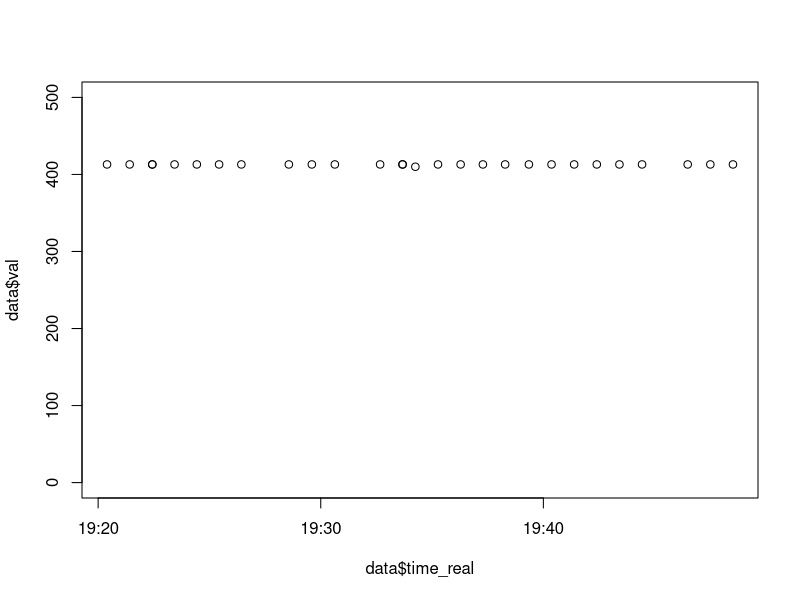
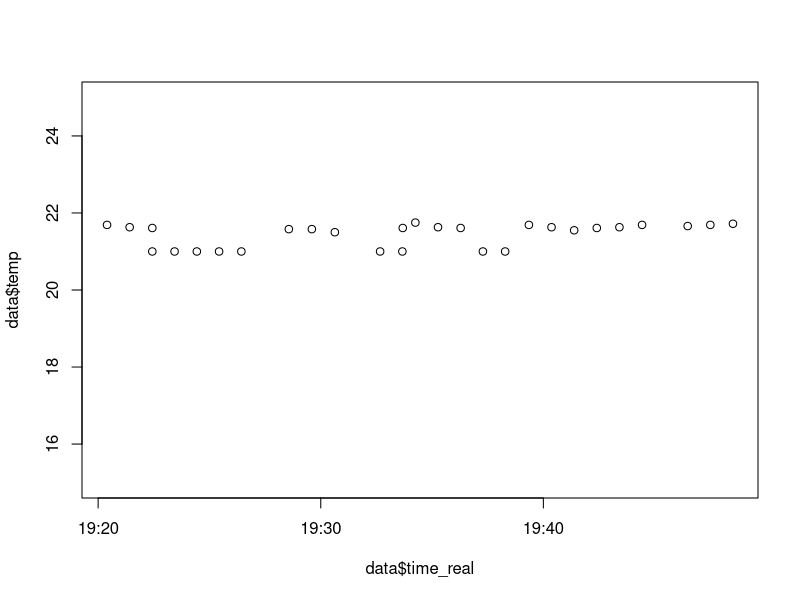
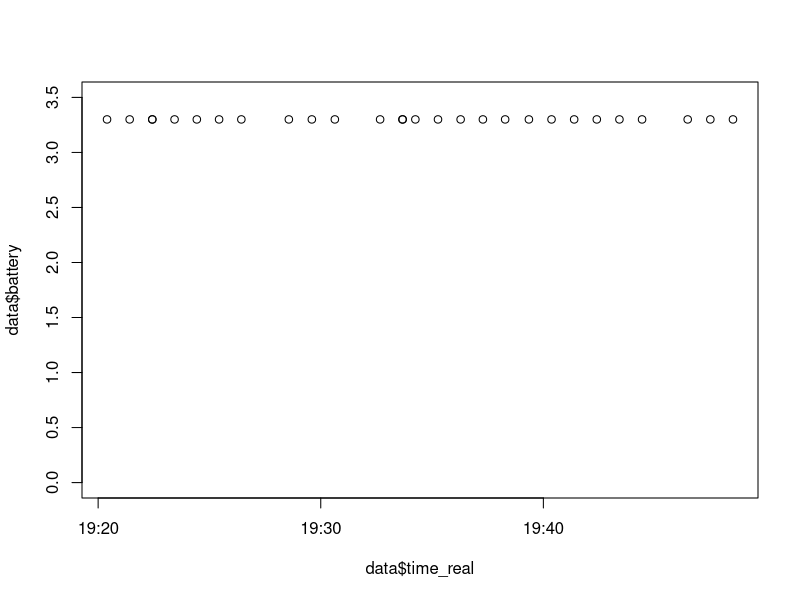
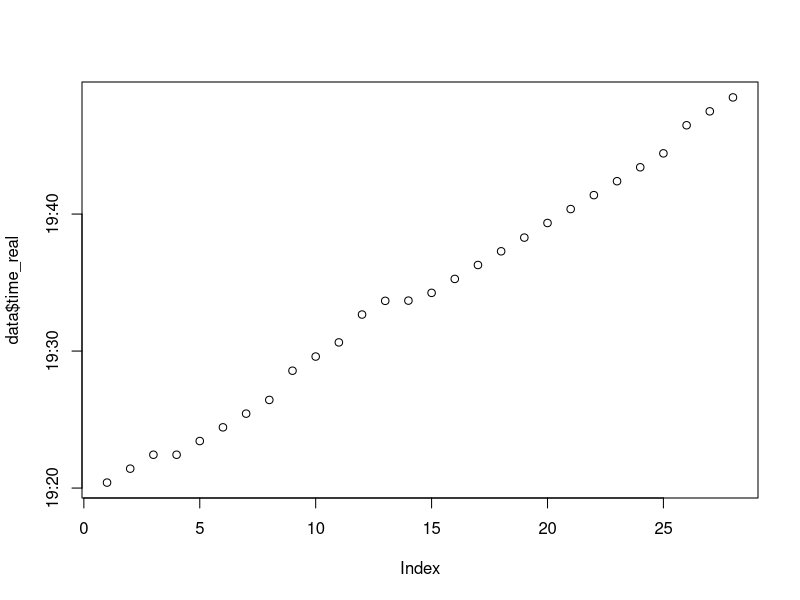
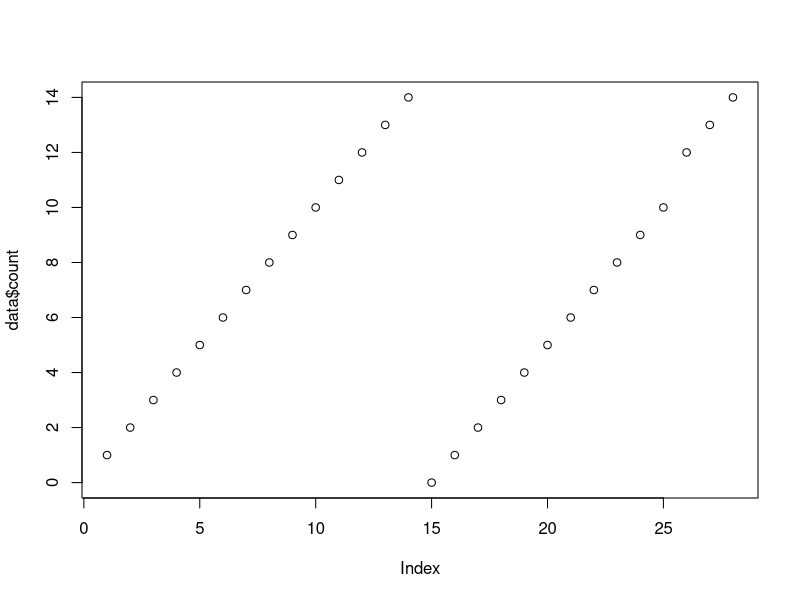

These charts were generated, in order, by the following R code: (Note: this script raises an error after producing the figures.)
Vref = 2.048 #ADC Voltage Reference
N = 16 #ADC Set to 16 bit resolution
LSB = ((2*Vref)/2^N) #Least Significant Bit (in volts)
PGA = 1 #Programmable Gain Amplifier (Set to 1)
L = 50 #Length of Linear Sensor

setwd("~/Documents/Projects/UAF/dendrometer/data/2017-03-07-testing/")
##--Load In Data--##
data = data.frame(read.csv("101_10.csv"))
#Sensor Address, Unix Time Stamp, ADC Value, Temperature, Battery Voltage, Excitation Voltage, Number of send attamps
names(data) <- c("sensor_num", "time", "val", "temp", "battery", "count") 
data$time_real = as.POSIXct(data$time, origin="1970-01-01") #Convert time to POSIX

plot(data$val~data$time_real, ylim=c(0,500))
plot(data$temp~data$time_real, ylim=c(15,25))
plot(data$battery~data$time_real, ylim=c(0, 3.5))
plot(data$time_real)
plot(data$count)







dateTime1 <- strptime("0:00 2016/1/01", format="%H:%M %Y/%m/%d", tz="America/Anchorage")
dateTime2 <- strptime("0:00 2017/12/01", format="%H:%M %Y/%m/%d", tz="America/Anchorage")
subSample <- data[data$time_real < dateTime2 & data$time_real > dateTime1, ]

subSample$Iv = subSample$val*(LSB/PGA) #Caluclate Input Voltage (Iv)
subSample$position = ((subSample$Iv/subSample$Ev)*L) #Calculate Position of Slider

subSample$change = subSample[,10] - subSample[1,10] #calculate the change in diameter of the tree
dataTrim = subSample[0:(nrow(subSample)-1),0:11]
par(
  cex = "1.1",
  cex.sub="0.8",
  lwd = "2"
  )
plot(
  change~time_real, 
  data = dataTrim, 
  main="Change in Diameter",
  sub="dendro_100.4",
  xlab="Time",
  ylab="Millimeters",
  type = "l"
  )


plot(subSample$Ev~subSample$time_real, type = "l", ylim=c(1, 2.2))
plot(subSample$temp~subSample$time_real, type = "l", ylim=c(-40, 0))
plot(subSample$batt_v~subSample$time_real, type = "l")
plot(subSample$time~subSample$time_real, type = "l")




plot(data$val)
plot(data$time_real[1:100],)
plot(n_at~time, data = data, main="n_at")
plot(val~time_real, data = dataTrim, main="val")
plot(Ev~time_real, data = dataTrim, main = "exciitation Voltage")

plot(temp~time_real, data=data, main="Temp")
plot(val~time_real, data = data, main="val")
plot(batt_v~time_real, data = data, main = "battery")


ggplot(BOD, aes(x=data$time, y=data$position)) + geom_line()

install.packages("ggplot2")
library("ggplot2", lib.loc="/Library/Frameworks/R.framework/Versions/3.1/Resources/library")
